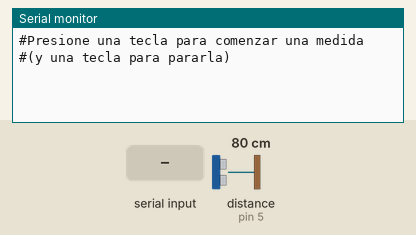
Recording of a sketch running on a simulated Arduino Uno, built with avr-gcc and run on an emulated ATmega328P. Shown: the last lines printed to the serial monitor. The test bench sets the inputs (shaded band); at power-on: distance to the obstacle (sensor on pin 5) 80 cm. The echo pulse lasts 58.3 µs per cm.

Above: at 1.2 s.
1.3 s: "1" received over Serial
At 1.37 s:
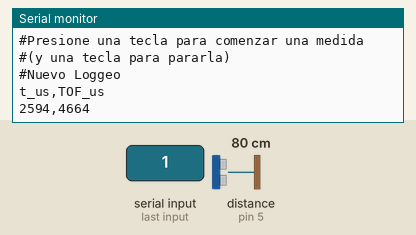
2.8 s: "0" received over Serial
At 4.1 s:
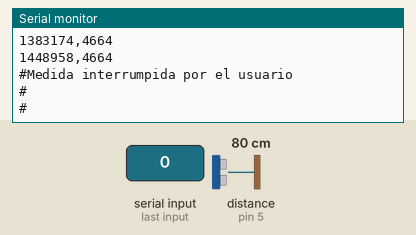
Timing chart, 0 to 5.8 s (numbered marks = the images above; inputs shaded):
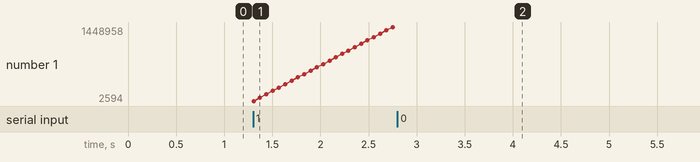

The sketch:

HC-SR04.ino
```cpp
unsigned long TOF = 0; // Tiempo de Vuelo (Time of Flight)en microsegundos
unsigned long t_inicio = 0; //tiempo de inicio de cada serie de medidas
unsigned long ti = 0; // Tiempo inicio de medida, en microsegundos
unsigned long tf = 0; // Tiempo fin de medida, en microsegundos


const uint8_t Trig = 4; // 4 Dispara
const uint8_t Echo = 5; // 5 Recibe


void setup() {
  Serial.begin(230400);
pinMode(Trig, OUTPUT);
pinMode(Echo, INPUT);
}

void loop() {
Serial.begin(230400);
Serial.print(F("#Presione una tecla para comenzar una medida\n#(y una tecla para pararla)\n"));
while(!Serial.available()){
                          if(Serial.available()) {
                          break;
                          }
              }

Serial.end(); //apaga para vaciar el serial (no conozco otra forma menos rústica)

Serial.begin(230400);
Serial.println(F("#Nuevo Loggeo\nt_us,TOF_us"));
t_inicio = micros();

do{
digitalWrite(Trig, HIGH);
delayMicroseconds(15);
ti = micros() - t_inicio;


digitalWrite(Trig, LOW);
TOF = pulseIn(Echo, HIGH);

tf = micros() - t_inicio;
Serial.print((tf + ti)/2);
Serial.print(",");
Serial.println(TOF);

delay(60);
}while(!Serial.available());
Serial.println(F("#Medida interrumpida por el usuario\n#\n#"));
delay(2000);
Serial.end();
}
```

Measured:
- after the input at 1.3 s, the serial monitor: prints a new line at once (image 1)
